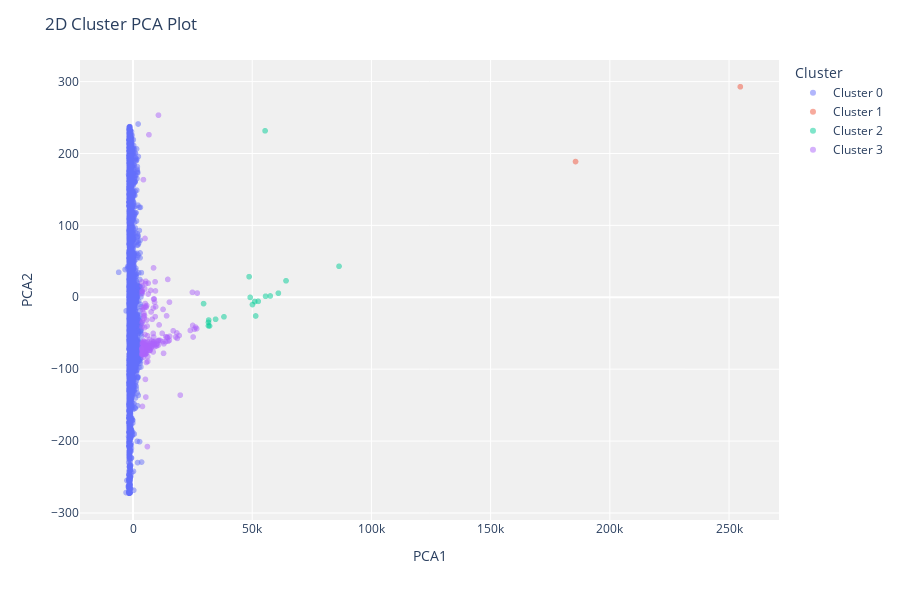

This figure's notebook cell:
### Code cell
plot_model(model, 'cluster')

### Figure 1 — Plotly figure (JSON) as saved in the notebook; plotly's stock layout.template omitted (floating-point values rounded to 4 significant figures; data arrays with more than 128 entries replaced by an {"elided": "..."} marker saying what was removed)
{"data": [{"customdata": {"elided": "3757x1 null values"}, "hovertemplate": "Cluster=Cluster 0<br>PCA1=%{x}<br>PCA2=%{y}<br>Feature=%{customdata[0]}<extra></extra>", "legendgroup": "Cluster 0", "marker": {"color": "#636efa", "opacity": 0.5, "symbol": "circle"}, "mode": "markers", "name": "Cluster 0", "showlegend": true, "textposition": "top center", "type": "scattergl", "x": {"elided": "3757 float values"}, "xaxis": "x", "y": {"elided": "3757 float values"}, "yaxis": "y"}, {"customdata": [[null], [null]], "hovertemplate": "Cluster=Cluster 1<br>PCA1=%{x}<br>PCA2=%{y}<br>Feature=%{customdata[0]}<extra></extra>", "legendgroup": "Cluster 1", "marker": {"color": "#EF553B", "opacity": 0.5, "symbol": "circle"}, "mode": "markers", "name": "Cluster 1", "showlegend": true, "textposition": "top center", "type": "scattergl", "x": [185600.0, 254700.0], "xaxis": "x", "y": [188.8, 292.8], "yaxis": "y"}, {"customdata": [[null], [null], [null], [null], [null], [null], [null], [null], [null], [null], [null], [null], [null], [null], [null], [null], [null], [null], [null]], "hovertemplate": "Cluster=Cluster 2<br>PCA1=%{x}<br>PCA2=%{y}<br>Feature=%{customdata[0]}<extra></extra>", "legendgroup": "Cluster 2", "marker": {"color": "#00cc96", "opacity": 0.5, "symbol": "circle"}, "mode": "markers", "name": "Cluster 2", "showlegend": true, "textposition": "top center", "type": "scattergl", "x": [52520.0, 49150.0, 60980.0, 38160.0, 55410.0, 31640.0, 48710.0, 57580.0, 34650.0, 51460.0, 29590.0, 32100.0, 51040.0, 31760.0, 86420.0, 64180.0, 31660.0, 55610.0, 50120.0], "xaxis": "x", "y": [-5.657, -0.1176, 5.691, -27.18, 231.6, -39.68, 28.64, 1.832, -30.58, -26.01, -8.809, -39.91, -5.895, -31.67, 43.13, 22.96, -34.99, 1.419, -10.11], "yaxis": "y"}, {"customdata": {"elided": "172x1 null values"}, "hovertemplate": "Cluster=Cluster 3<br>PCA1=%{x}<br>PCA2=%{y}<br>Feature=%{customdata[0]}<extra></extra>", "legendgroup": "Cluster 3", "marker": {"color": "#ab63fa", "opacity": 0.5, "symbol": "circle"}, "mode": "markers", "name": "Cluster 3", "showlegend": true, "textposition": "top center", "type": "scattergl", "x": {"elided": "172 float values"}, "xaxis": "x", "y": {"elided": "172 float values"}, "yaxis": "y"}], "layout": {"height": 600, "legend": {"title": {"text": "Cluster"}, "tracegroupgap": 0}, "margin": {"t": 60}, "plot_bgcolor": "rgb(240,240,240)", "title": {"text": "2D Cluster PCA Plot"}, "xaxis": {"anchor": "y", "domain": [0, 1], "title": {"text": "PCA1"}}, "yaxis": {"anchor": "x", "domain": [0, 1], "title": {"text": "PCA2"}}}}
